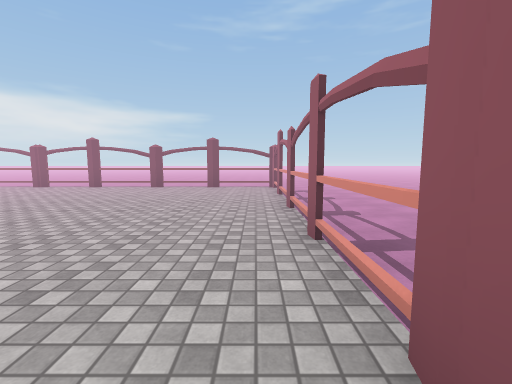
view 1 (above)

17 first-person views from a walk through a 3-D level made in the Unity game engine. The camera is 1.3 m above the floor, tilts 6° down and sees 90° across. The floor is counted in squares, 2 m on a side. Each view is taken from the middle of a square. On the plan, view 1 faces up. The plan holds only what a view shows up to about 9 squares ahead; the rest is blank. The place goes on beyond the plan. The player character is not drawn. Some animated figures are left out. Some surface patterns are stand-ins.

view 2
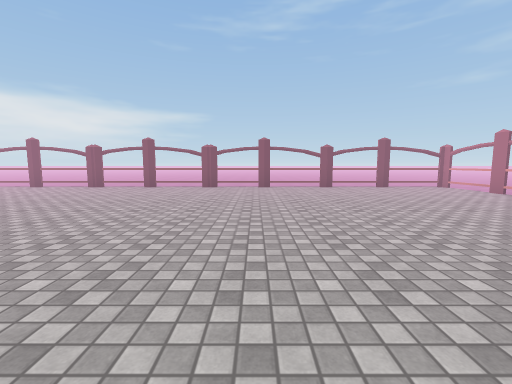

view 3
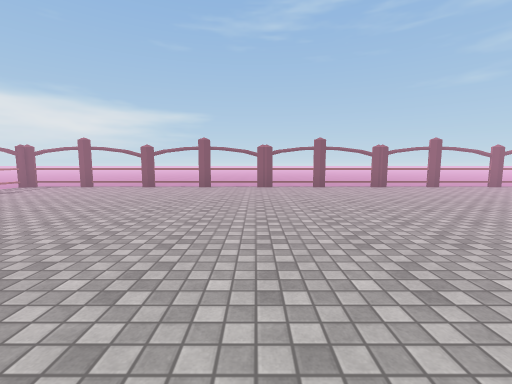

view 4
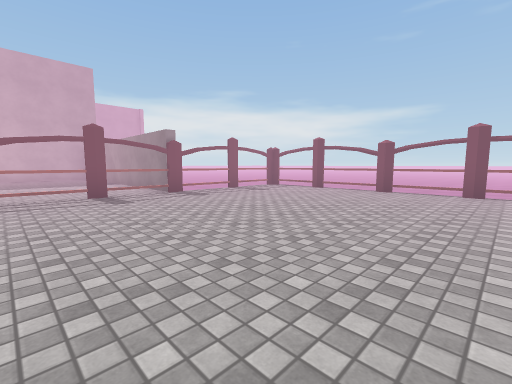

view 5
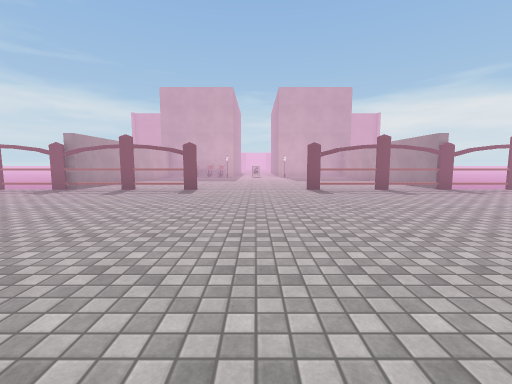

view 6
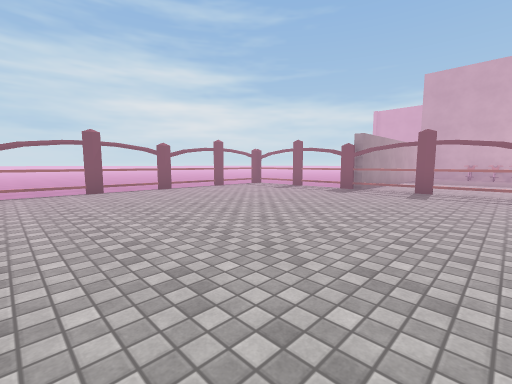

view 7
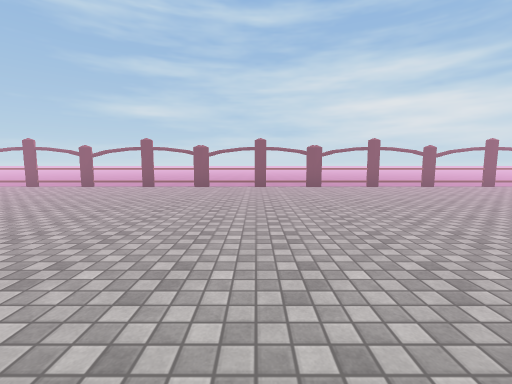

view 8
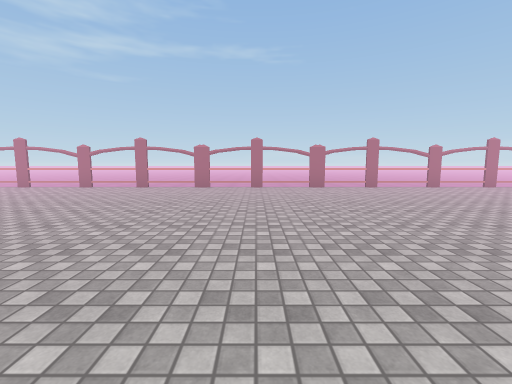

view 9
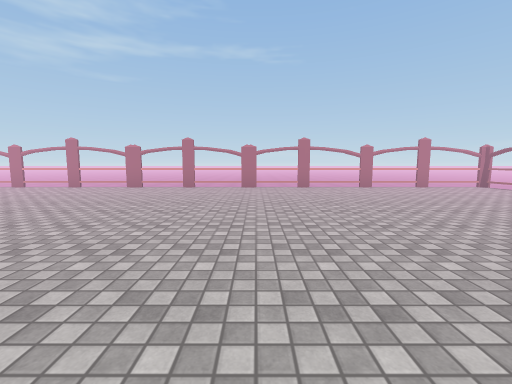

view 10
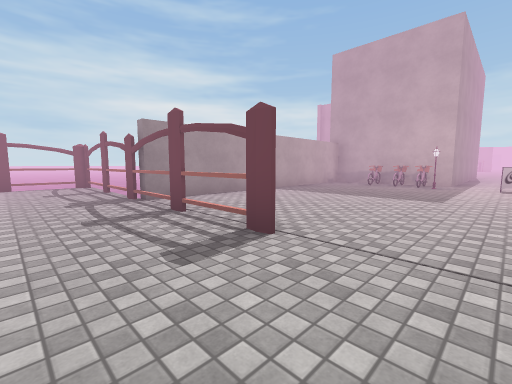

view 11
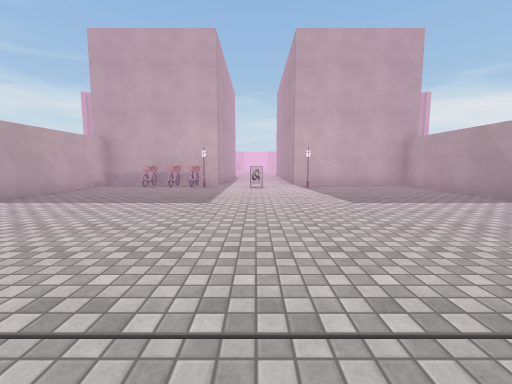

view 12
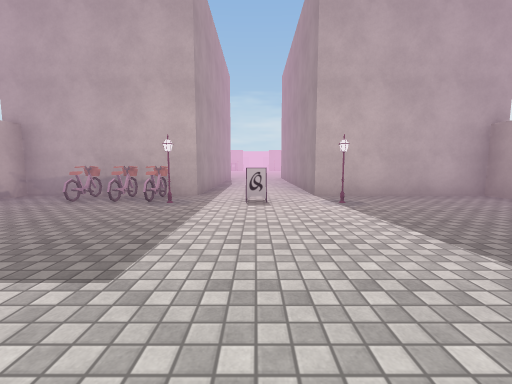

view 13
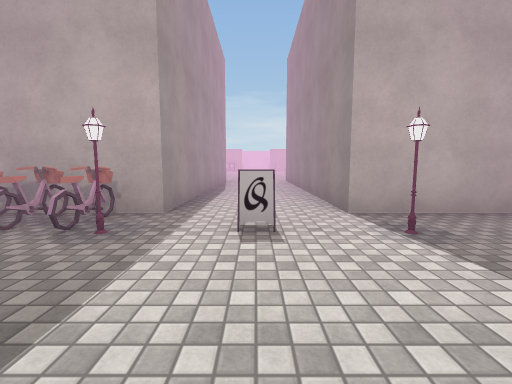

view 14
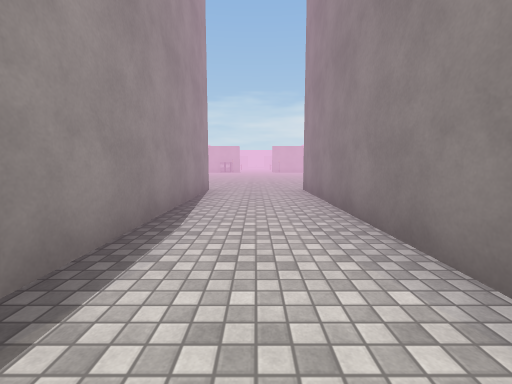

view 15
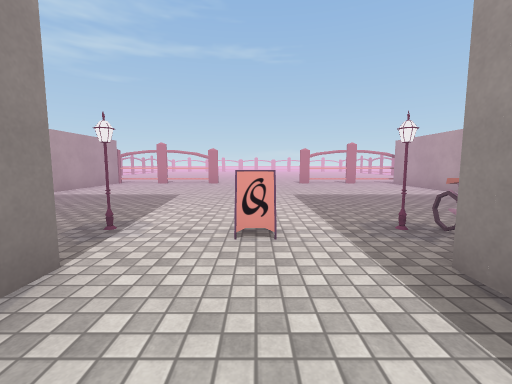

view 16
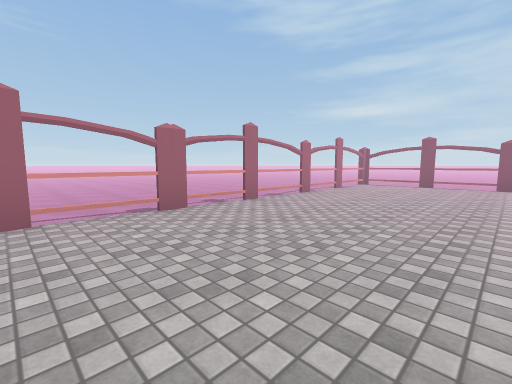

view 17
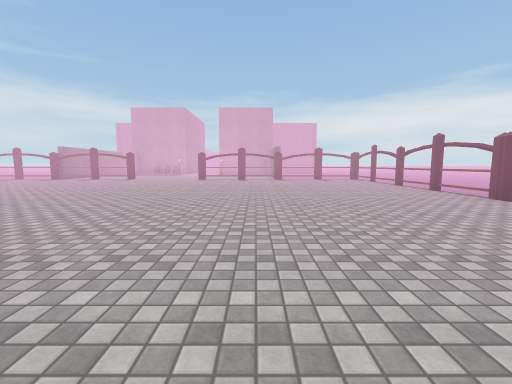

### Floor plan
Key: @ floor where view 1 was taken; # wall or solid block; x gap in a wall; . main floor; - floor 0.25 m lower than the main floor; S streetlight; I sign; B bike.
Columns run from 30 left of view 1 to 1 right of it. Each row starts with its distance up from view 1.
  8                x-x--x x xx x x #
  7              #.................-
  6             -x.................x
  5             -#.................-
  4      #########.................x
  3      #.......#.................-
  2      #.......x.................x
  1 ######.S.....#.................x
  0 .......S............... ......@
 -1 ......I............... ........x
 -2 .......S............. . .......-
 -3 ######BS.....#.................x
 -4      #B......#.................-
 -5      #.......#.................-
 -6      #########.................x
 -7              #.................-
 -8              x.................x
 -9             -#.................
-10             ---x-x--x x xx x-x-#

Positions as (right, up) in squares from view 1, and headings:
1: (0, 0), facing up
2: (-5, 0), facing up
3: (-10, 0), facing up
4: (-11, 1), facing up-left
5: (-10, -1), facing left
6: (-10, -3), facing down-left
7: (-8, -2), facing down
8: (-7, -1), facing right
9: (-7, -3), facing right
10: (-15, -1), facing down-left
11: (-16, -1), facing left
12: (-19, -1), facing left
13: (-21, -1), facing left
14: (-25, -1), facing left
15: (-26, -1), facing right
16: (-3, -1), facing down-right
17: (-5, 3), facing left
